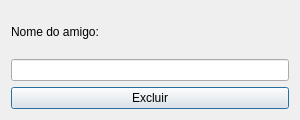
<?xml version="1.0" encoding="UTF-8"?>
<ui version="4.0">
 <class>DeleteFriendDialog</class>
 <widget class="QDialog" name="DeleteFriendDialog">
  <property name="geometry">
   <rect>
    <x>0</x>
    <y>0</y>
    <width>300</width>
    <height>120</height>
   </rect>
  </property>
  <property name="windowTitle">
   <string>Excluir Amigo</string>
  </property>
  <layout class="QVBoxLayout" name="verticalLayout">
   <item>
    <widget class="QLabel" name="label">
     <property name="text">
      <string>Nome do amigo:</string>
     </property>
    </widget>
   </item>
   <item>
    <widget class="QLineEdit" name="usernameEdit"/>
   </item>
   <item>
    <widget class="QPushButton" name="deleteButton">
     <property name="text">
      <string>Excluir</string>
     </property>
    </widget>
   </item>
  </layout>
 </widget>
 <resources/>
 <connections/>
</ui>
